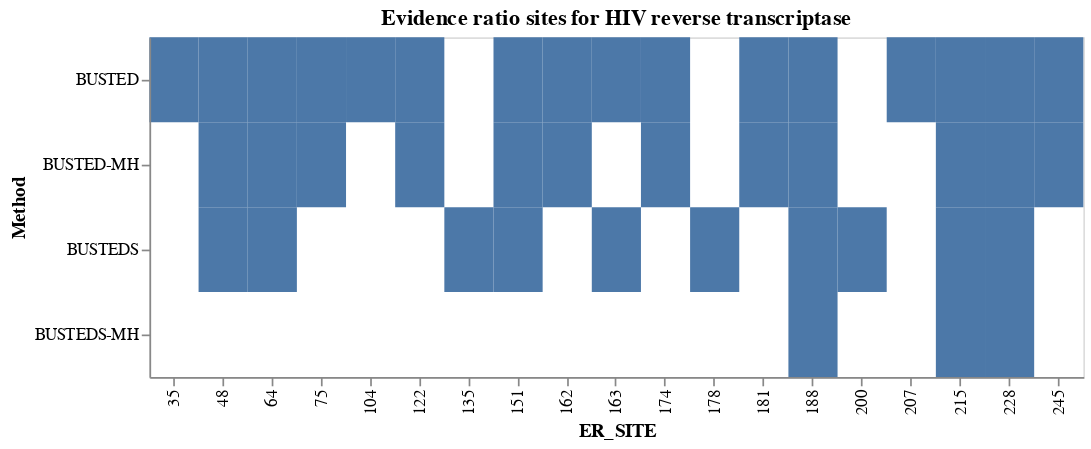

The cell this chart's notebook holds for it:
### Code cell
gene_tag = "HIV_RT"
sites = df[df["Gene"] == gene_tag]["ER_SITE"].to_list()
print(sites)
sites = [int(x) for x in sites]
sites.sort(reverse = False)
print(sites)
sites = [str(x) for x in sites]
print(sites)

alt.Chart(
    df[df["Gene"] == gene_tag],
    title="Evidence ratio sites for HIV reverse transcriptase"
).mark_rect().encode(
    x=alt.X('ER_SITE:O', sort=sites),
    y='Method'
).properties(width=550, height=200)

### Figure 1 — Vega-Lite specification as saved in the notebook (floating-point values rounded to 4 significant figures)
{"config": {"view": {"continuousWidth": 400, "continuousHeight": 300}}, "data": {"name": "data-eee9e912d942147e0747e86d3772063f"}, "mark": "rect", "encoding": {"x": {"field": "ER_SITE", "sort": ["35", "48", "48", "48", "64", "64", "64", "75", "75", "104", "122", "122", "135", "151", "151", "151", "162", "162", "163", "163", "174", "174", "178", "181", "181", "188", "188", "188", "188", "200", "207", "215", "215", "215", "215", "228", "228", "228", "228", "245", "245"], "type": "ordinal"}, "y": {"field": "Method", "type": "nominal"}}, "height": 200, "title": "Evidence ratio sites for HIV reverse transcriptase", "width": 550, "$schema": "https://vega.github.io/schema/vega-lite/v4.17.0.json", "datasets": {"data-eee9e912d942147e0747e86d3772063f": [{"ER_SITE": "35", "Gene": "HIV_RT", "Method": "BUSTED", "ER_VALUE": "9.1341148092035"}, {"ER_SITE": "48", "Gene": "HIV_RT", "Method": "BUSTED", "ER_VALUE": "164.62539766982"}, {"ER_SITE": "64", "Gene": "HIV_RT", "Method": "BUSTED", "ER_VALUE": "30.45965877386143"}, {"ER_SITE": "75", "Gene": "HIV_RT", "Method": "BUSTED", "ER_VALUE": "21.62695948330624"}, {"ER_SITE": "104", "Gene": "HIV_RT", "Method": "BUSTED", "ER_VALUE": "6.9745784438174"}, {"ER_SITE": "122", "Gene": "HIV_RT", "Method": "BUSTED", "ER_VALUE": "202.4551523574854"}, {"ER_SITE": "151", "Gene": "HIV_RT", "Method": "BUSTED", "ER_VALUE": "688.3436395133299"}, {"ER_SITE": "162", "Gene": "HIV_RT", "Method": "BUSTED", "ER_VALUE": "831.2877508751824"}, {"ER_SITE": "163", "Gene": "HIV_RT", "Method": "BUSTED", "ER_VALUE": "12.08835755511558"}, {"ER_SITE": "174", "Gene": "HIV_RT", "Method": "BUSTED", "ER_VALUE": "15.71094812961033"}, {"ER_SITE": "181", "Gene": "HIV_RT", "Method": "BUSTED", "ER_VALUE": "10032.03140029059"}, {"ER_SITE": "188", "Gene": "HIV_RT", "Method": "BUSTED", "ER_VALUE": "1439.601695630816"}, {"ER_SITE": "207", "Gene": "HIV_RT", "Method": "BUSTED", "ER_VALUE": "7.417156849743336"}, {"ER_SITE": "215", "Gene": "HIV_RT", "Method": "BUSTED", "ER_VALUE": "1696.32330214839"}, {"ER_SITE": "228", "Gene": "HIV_RT", "Method": "BUSTED", "ER_VALUE": "1059.079487424945"}, {"ER_SITE": "245", "Gene": "HIV_RT", "Method": "BUSTED", "ER_VALUE": "13654.27880349683"}, {"ER_SITE": "48", "Gene": "HIV_RT", "Method": "BUSTED-MH", "ER_VALUE": "19.05033527880322"}, {"ER_SITE": "64", "Gene": "HIV_RT", "Method": "BUSTED-MH", "ER_VALUE": "8.958711796619502"}, {"ER_SITE": "75", "Gene": "HIV_RT", "Method": "BUSTED-MH", "ER_VALUE": "6.016625453542646"}, {"ER_SITE": "122", "Gene": "HIV_RT", "Method": "BUSTED-MH", "ER_VALUE": "49.66779787049911"}, {"ER_SITE": "151", "Gene": "HIV_RT", "Method": "BUSTED-MH", "ER_VALUE": "166.8153370315515"}, {"ER_SITE": "162", "Gene": "HIV_RT", "Method": "BUSTED-MH", "ER_VALUE": "87.90863303129947"}, {"ER_SITE": "174", "Gene": "HIV_RT", "Method": "BUSTED-MH", "ER_VALUE": "6.139037562627889"}, {"ER_SITE": "181", "Gene": "HIV_RT", "Method": "BUSTED-MH", "ER_VALUE": "2220.49895366152"}, {"ER_SITE": "188", "Gene": "HIV_RT", "Method": "BUSTED-MH", "ER_VALUE": "66.262891498688"}, {"ER_SITE": "215", "Gene": "HIV_RT", "Method": "BUSTED-MH", "ER_VALUE": "105.0794616955028"}, {"ER_SITE": "228", "Gene": "HIV_RT", "Method": "BUSTED-MH", "ER_VALUE": "172.7968075733234"}, {"ER_SITE": "245", "Gene": "HIV_RT", "Method": "BUSTED-MH", "ER_VALUE": "880.0508947009135"}, {"ER_SITE": "48", "Gene": "HIV_RT", "Method": "BUSTEDS", "ER_VALUE": "18.66886351318712"}, {"ER_SITE": "64", "Gene": "HIV_RT", "Method": "BUSTEDS", "ER_VALUE": "32.22384378088151"}, {"ER_SITE": "135", "Gene": "HIV_RT", "Method": "BUSTEDS", "ER_VALUE": "28.56616169660631"}, {"ER_SITE": "151", "Gene": "HIV_RT", "Method": "BUSTEDS", "ER_VALUE": "8.362415292532438"}, {"ER_SITE": "163", "Gene": "HIV_RT", "Method": "BUSTEDS", "ER_VALUE": "10.71596371273477"}, {"ER_SITE": "178", "Gene": "HIV_RT", "Method": "BUSTEDS", "ER_VALUE": "6.48418191387948"}, {"ER_SITE": "188", "Gene": "HIV_RT", "Method": "BUSTEDS", "ER_VALUE": "492.3850097866144"}, {"ER_SITE": "200", "Gene": "HIV_RT", "Method": "BUSTEDS", "ER_VALUE": "17.60116508324547"}, {"ER_SITE": "215", "Gene": "HIV_RT", "Method": "BUSTEDS", "ER_VALUE": "3120.443645493008"}, {"ER_SITE": "228", "Gene": "HIV_RT", "Method": "BUSTEDS", "ER_VALUE": "223.5328980337787"}, {"ER_SITE": "188", "Gene": "HIV_RT", "Method": "BUSTEDS-MH", "ER_VALUE": "6.071354911860675"}, {"ER_SITE": "215", "Gene": "HIV_RT", "Method": "BUSTEDS-MH", "ER_VALUE": "9.962050803478741"}, {"ER_SITE": "228", "Gene": "HIV_RT", "Method": "BUSTEDS-MH", "ER_VALUE": "57.67690210384981"}]}}
